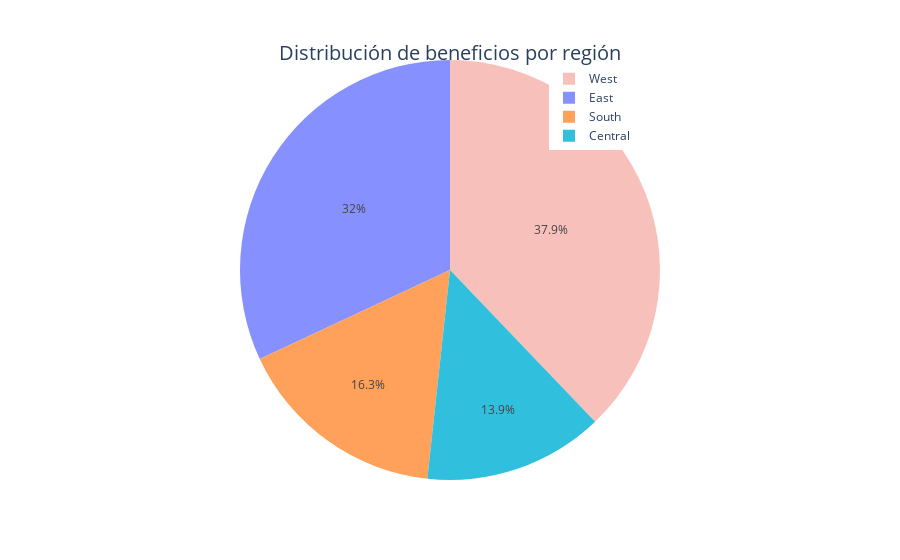

Here is the notebook cell this chart was saved with:
### Code cell
fig = px.pie(df_region, names= 'region', values='profit',
             color = ['West', 'East', 'Technology', 'Central' ],
             color_discrete_map = {'West': '#30BFDD',
                                   'East': '#8690FF',
                                   'South': '#ACD0F4',
                                   'Central':'#F7C0BB'})
fig.update_layout(title = dict(text = "Distribución de beneficios por región", 
															 font = dict(size = 20),
															 automargin = True, 
															 yref = 'paper',
															 x = 0.5,
															 y = 1),
							    legend = dict(yanchor = "top",
														    y = 0.99,
														    xanchor = "right",
														    x = 0.75))
fig.show()

### Figure 1 — Plotly figure (JSON) as saved in the notebook; plotly's stock layout.template omitted (floating-point values rounded to 4 significant figures)
{"data": [{"customdata": [["West"], ["East"], ["Technology"], ["Central"]], "domain": {"x": [0, 1], "y": [0, 1]}, "hovertemplate": "region=%{label}<br>profit=%{value}<br>color=%{customdata[0]}<extra></extra>", "labels": ["Central", "East", "South", "West"], "legendgroup": "", "marker": {"colors": ["#30BFDD", "#8690FF", "#FFA15A", "#F7C0BB"]}, "name": "", "showlegend": true, "type": "pie", "values": [39710.0, 91520.0, 46750.0, 108400.0]}], "layout": {"legend": {"tracegroupgap": 0, "x": 0.75, "xanchor": "right", "y": 0.99, "yanchor": "top"}, "margin": {"t": 60}, "title": {"automargin": true, "font": {"size": 20}, "text": "Distribución de beneficios por región", "x": 0.5, "y": 1, "yref": "paper"}}}
